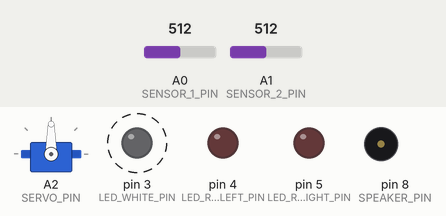
Simulated run of this sketch. Board: Arduino Uno, built with avr-gcc and run on an emulated ATmega328P. Shown: servo, output pins drawn as LEDs (lit = HIGH), buzzer (waves = sounding, pin HIGH). Dashed ring = blinking. Inputs (shaded band) come from the test bench; at power-on: A0 (SENSOR_1_PIN) = 512, A1 (SENSOR_2_PIN) = 512. What the sketch prints to the serial monitor is not drawn.

Above: at 0.6 s.
1.3 s: A0 (SENSOR_1_PIN) set to 419
4.8 s: A0 (SENSOR_1_PIN) set to 393
8.3 s: A0 (SENSOR_1_PIN) set to 330
11.8 s: A0 (SENSOR_1_PIN) set to 298
15.3 s: A0 (SENSOR_1_PIN) set to 257
18.8 s: A0 (SENSOR_1_PIN) set to 225
Timing chart, 0 to 23.3 s (numbered marks = the images above; inputs shaded):
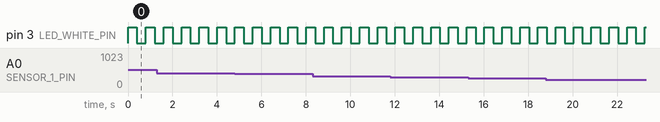

The sketch:

railway_crossing.ino
```cpp
#include <Servo.h>

const int SENSOR_1_PIN = A0;
const int SENSOR_2_PIN = A1;
const int SERVO_PIN = A2;

const int LED_WHITE_PIN = 3;
const int LED_RED_LEFT_PIN = 4;
const int LED_RED_RIGHT_PIN = 5;
const int SPEAKER_PIN = 8;

const int BLINK_DELAY = 400;

const float LIGHT_CHANGE_THRESHOLD = 0.2;

Servo gateServo;

int sensor1Value = 0;
int sensor2Value = 0;
int prevSensor1Value = 0;
int prevSensor2Value = 0;
int vonat = 0;

void setup() {
  Serial.begin(9600);
  pinMode(LED_WHITE_PIN, OUTPUT);
  pinMode(LED_RED_LEFT_PIN, OUTPUT);
  pinMode(LED_RED_RIGHT_PIN, OUTPUT);
  pinMode(SPEAKER_PIN, OUTPUT);

  gateServo.attach(SERVO_PIN);

  prevSensor1Value = analogRead(SENSOR_1_PIN);
  prevSensor2Value = analogRead(SENSOR_2_PIN);
}

float percentage(int previous, int actual) {
  return 1.0*(actual-previous)/previous;
}

void loop() {
  sensor1Value = analogRead(SENSOR_1_PIN);
  sensor2Value = analogRead(SENSOR_2_PIN);

  float change1 = percentage(prevSensor1Value, sensor1Value);
  float change2 = percentage(prevSensor2Value, sensor2Value);
  prevSensor1Value = sensor1Value;
  prevSensor2Value = sensor2Value;

  Serial.print("sensor 1: ");
  Serial.print(sensor1Value);
  Serial.print("(");
  Serial.print(change1*100);
  Serial.print("%)");
  Serial.print(" sensor 2: ");
  Serial.print(sensor2Value);
  Serial.print("(");
  Serial.print(change1*100);
  Serial.println("%)");

  if (change1 < -1*LIGHT_CHANGE_THRESHOLD) {
    vonat = 1;
    gateServo.write(0);
  }
  if (change2 < -1*LIGHT_CHANGE_THRESHOLD && vonat == 1) {
     vonat = 2;
  }
  if (change2 > LIGHT_CHANGE_THRESHOLD && vonat == 2) {
     vonat = 0;
     gateServo.write(90);
  }

  if (vonat == LOW) {
    digitalWrite(LED_WHITE_PIN, HIGH);
    digitalWrite(LED_RED_LEFT_PIN, LOW);
    digitalWrite(LED_RED_RIGHT_PIN, LOW);
    delay(BLINK_DELAY);
    digitalWrite(LED_WHITE_PIN, LOW);
    delay(BLINK_DELAY);
  }

  else {
    digitalWrite(LED_WHITE_PIN, LOW);
    digitalWrite(LED_RED_LEFT_PIN, LOW);
    digitalWrite(LED_RED_RIGHT_PIN, HIGH);
    tone(SPEAKER_PIN, 262);
    delay(BLINK_DELAY);
    digitalWrite(LED_RED_LEFT_PIN, HIGH);
    digitalWrite(LED_RED_RIGHT_PIN, LOW);
    noTone(SPEAKER_PIN);
    delay(BLINK_DELAY);
  }
}
```

Measured:
- by itself, pin 3 (LED_WHITE_PIN): alternates HIGH for 0.40 s and LOW for 0.40 s
